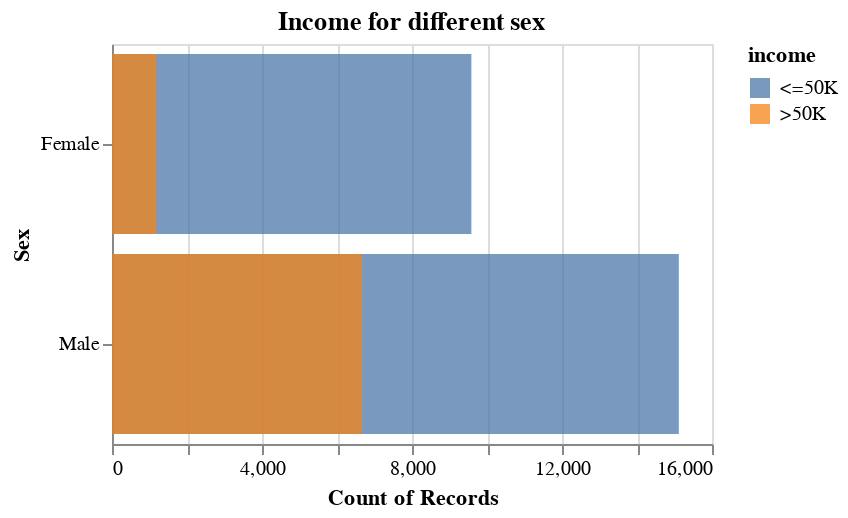

This figure's notebook cell:
### Code cell
alt.Chart(data_adult, title = "Income for different sex").mark_bar(opacity = 0.75).encode(
    alt.Y('sex').title("Sex"),
    alt.X('count()').stack(False),
    alt.Color('income')
).properties(
    height=200,
    width=300
)

### Figure 1 — Vega specification as saved in the notebook (floating-point values rounded to 4 significant figures)
{"$schema": "https://vega.github.io/schema/vega/v5.json", "data": [{"name": "source_0", "values": [{"__count": 15115, "income": " <=50K", "sex": " Male"}, {"__count": 9583, "income": " <=50K", "sex": " Female"}, {"__count": 6660, "income": " >50K", "sex": " Male"}, {"__count": 1179, "income": " >50K", "sex": " Female"}]}, {"name": "source_0_x_domain___count", "values": [{"min": 1179, "max": 15115}]}, {"name": "source_0_y_domain_sex", "values": [{"sex": " Male"}, {"sex": " Female"}]}, {"name": "source_0_color_domain_income", "values": [{"income": " <=50K"}, {"income": " >50K"}]}], "marks": [{"type": "rect", "name": "marks", "from": {"data": "source_0"}, "encode": {"update": {"fill": {"field": "income", "scale": "color"}, "x2": {"value": 0, "scale": "x"}, "y": {"field": "sex", "scale": "y"}, "x": {"field": "__count", "scale": "x"}, "height": {"signal": "max(0.25, bandwidth('y'))"}, "opacity": {"value": 0.75}}}, "style": ["bar"]}], "scales": [{"name": "x", "type": "linear", "domain": [{"signal": "(data(\"source_0_x_domain___count\")[0] || {}).min"}, {"signal": "(data(\"source_0_x_domain___count\")[0] || {}).max"}], "range": [0, {"signal": "width"}], "zero": true, "nice": true}, {"name": "y", "type": "band", "domain": {"data": "source_0_y_domain_sex", "field": "sex", "sort": true}, "range": [0, {"signal": "height"}], "paddingInner": 0.1, "paddingOuter": 0.05}, {"name": "color", "type": "ordinal", "domain": {"data": "source_0_color_domain_income", "field": "income", "sort": true}, "range": "category"}], "axes": [{"scale": "x", "labels": false, "maxExtent": 0, "tickCount": {"signal": "ceil(width/40)"}, "minExtent": 0, "ticks": false, "gridScale": "y", "domain": false, "zindex": 0, "grid": true, "aria": false, "orient": "bottom"}, {"scale": "x", "grid": false, "tickCount": {"signal": "ceil(width/40)"}, "labelOverlap": true, "zindex": 0, "orient": "bottom", "title": "Count of Records", "labelFlush": true}, {"scale": "y", "zindex": 0, "title": "Sex", "grid": false, "orient": "left"}], "title": {"text": "Income for different sex", "frame": "group"}, "legends": [{"fill": "color", "symbolType": "square", "title": "income", "encode": {"symbols": {"update": {"opacity": {"value": 0.75}}}}}], "padding": 5, "height": 200, "background": "white", "style": "cell", "width": 300}
